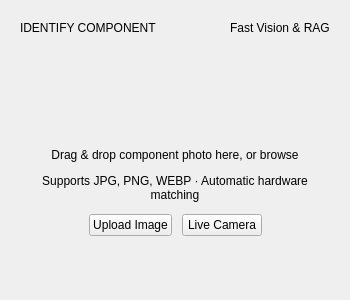
             <widget class="QFrame" name="identifyCard">
              <property name="role" stdset="0">
               <string notr="true">card</string>
              </property>
              <layout class="QVBoxLayout" name="identifyCardLayout" stretch="0,1">
               <property name="spacing">
                <number>14</number>
               </property>
               <property name="leftMargin">
                <number>20</number>
               </property>
               <property name="topMargin">
                <number>18</number>
               </property>
               <property name="rightMargin">
                <number>20</number>
               </property>
               <property name="bottomMargin">
                <number>18</number>
               </property>
               <item>
                <layout class="QHBoxLayout" name="identifyHeaderRow">
                 <property name="spacing">
                  <number>0</number>
                 </property>
                 <property name="leftMargin">
                  <number>0</number>
                 </property>
                 <property name="topMargin">
                  <number>0</number>
                 </property>
                 <property name="rightMargin">
                  <number>0</number>
                 </property>
                 <property name="bottomMargin">
                  <number>0</number>
                 </property>
                 <item>
                  <widget class="QLabel" name="identifyCaption">
                   <property name="text">
                    <string>IDENTIFY COMPONENT</string>
                   </property>
                   <property name="role" stdset="0">
                    <string notr="true">caption</string>
                   </property>
                  </widget>
                 </item>
                 <item>
                  <spacer name="identifySpacer">
                   <property name="orientation">
                    <enum>Qt::Horizontal</enum>
                   </property>
                   <property name="sizeHint" stdset="0">
                    <size>
                     <width>40</width>
                     <height>20</height>
                    </size>
                   </property>
                  </spacer>
                 </item>
                 <item>
                  <widget class="QLabel" name="identifyBadge">
                   <property name="text">
                    <string>Fast Vision &amp; RAG</string>
                   </property>
                   <property name="role" stdset="0">
                    <string notr="true">badge</string>
                   </property>
                  </widget>
                 </item>
                </layout>
               </item>
               <item>
                <widget class="QFrame" name="dropZone">
                 <property name="role" stdset="0">
                  <string notr="true">dropZone</string>
                 </property>
                 <layout class="QVBoxLayout" name="dropZoneLayout">
                  <property name="spacing">
                   <number>12</number>
                  </property>
                  <property name="leftMargin">
                   <number>22</number>
                  </property>
                  <property name="topMargin">
                   <number>26</number>
                  </property>
                  <property name="rightMargin">
                   <number>22</number>
                  </property>
                  <property name="bottomMargin">
                   <number>26</number>
                  </property>
                  <item>
                   <spacer name="dropZoneSpacerTop">
                    <property name="orientation">
                     <enum>Qt::Vertical</enum>
                    </property>
                    <property name="sizeHint" stdset="0">
                     <size>
                      <width>40</width>
                      <height>20</height>
                     </size>
                    </property>
                   </spacer>
                  </item>
                  <item alignment="Qt::AlignHCenter">
                   <widget class="QLabel" name="dropZoneIcon">
                    <property name="pixmap">
                     <pixmap>icons/upload__00FF85__38.svg</pixmap>
                    </property>
                    <property name="alignment">
                     <set>Qt::AlignCenter</set>
                    </property>
                    <property name="minimumSize">
                     <size>
                      <width>38</width>
                      <height>38</height>
                     </size>
                    </property>
                    <property name="maximumSize">
                     <size>
                      <width>38</width>
                      <height>38</height>
                     </size>
                    </property>
                   </widget>
                  </item>
                  <item>
                   <widget class="QLabel" name="dropZonePrompt">
                    <property name="text">
                     <string>Drag &amp; drop component photo here, or browse</string>
                    </property>
                    <property name="wordWrap">
                     <bool>true</bool>
                    </property>
                    <property name="alignment">
                     <set>Qt::AlignCenter</set>
                    </property>
                    <property name="role" stdset="0">
                     <string notr="true">h2</string>
                    </property>
                   </widget>
                  </item>
                  <item>
                   <widget class="QLabel" name="dropZoneHint">
                    <property name="text">
                     <string>Supports JPG, PNG, WEBP · Automatic hardware matching</string>
                    </property>
                    <property name="wordWrap">
                     <bool>true</bool>
                    </property>
                    <property name="alignment">
                     <set>Qt::AlignCenter</set>
                    </property>
                    <property name="role" stdset="0">
                     <string notr="true">caption</string>
                    </property>
                   </widget>
                  </item>
                  <item>
                   <layout class="QHBoxLayout" name="dropButtonsRow">
                    <property name="spacing">
                     <number>10</number>
                    </property>
                    <property name="leftMargin">
                     <number>0</number>
                    </property>
                    <property name="topMargin">
                     <number>0</number>
                    </property>
                    <property name="rightMargin">
                     <number>0</number>
                    </property>
                    <property name="bottomMargin">
                     <number>0</number>
                    </property>
                    <item>
                     <spacer name="dropBtnSpacerL">
                      <property name="orientation">
                       <enum>Qt::Horizontal</enum>
                      </property>
                      <property name="sizeHint" stdset="0">
                       <size>
                        <width>40</width>
                        <height>20</height>
                       </size>
                      </property>
                     </spacer>
                    </item>
                    <item>
                     <widget class="QPushButton" name="btnUploadImage">
                      <property name="text">
                       <string>Upload Image</string>
                      </property>
                      <property name="kind" stdset="0">
                       <string notr="true">primary</string>
                      </property>
                      <property name="cursor">
                       <cursorShape>PointingHandCursor</cursorShape>
                      </property>
                      <property name="icon">
                       <iconset>icons/upload__060907.svg<normaloff>icons/upload__060907.svg</normaloff>
                       </iconset>
                      </property>
                      <property name="iconSize">
                       <size>
                        <width>14</width>
                        <height>14</height>
                       </size>
                      </property>
                     </widget>
                    </item>
                    <item>
                     <widget class="QPushButton" name="btnLiveCamera">
                      <property name="text">
                       <string>Live Camera</string>
                      </property>
                      <property name="kind" stdset="0">
                       <string notr="true">secondary</string>
                      </property>
                      <property name="cursor">
                       <cursorShape>PointingHandCursor</cursorShape>
                      </property>
                      <property name="icon">
                       <iconset>icons/camera__00FF85.svg<normaloff>icons/camera__00FF85.svg</normaloff>
                       </iconset>
                      </property>
                      <property name="iconSize">
                       <size>
                        <width>14</width>
                        <height>14</height>
                       </size>
                      </property>
                     </widget>
                    </item>
                    <item>
                     <spacer name="dropBtnSpacerR">
                      <property name="orientation">
                       <enum>Qt::Horizontal</enum>
                      </property>
                      <property name="sizeHint" stdset="0">
                       <size>
                        <width>40</width>
                        <height>20</height>
                       </size>
                      </property>
                     </spacer>
                    </item>
                   </layout>
                  </item>
                  <item>
                   <spacer name="dropZoneSpacerBottom">
                    <property name="orientation">
                     <enum>Qt::Vertical</enum>
                    </property>
                    <property name="sizeHint" stdset="0">
                     <size>
                      <width>40</width>
                      <height>20</height>
                     </size>
                    </property>
                   </spacer>
                  </item>
                 </layout>
                </widget>
               </item>
              </layout>
             </widget>
